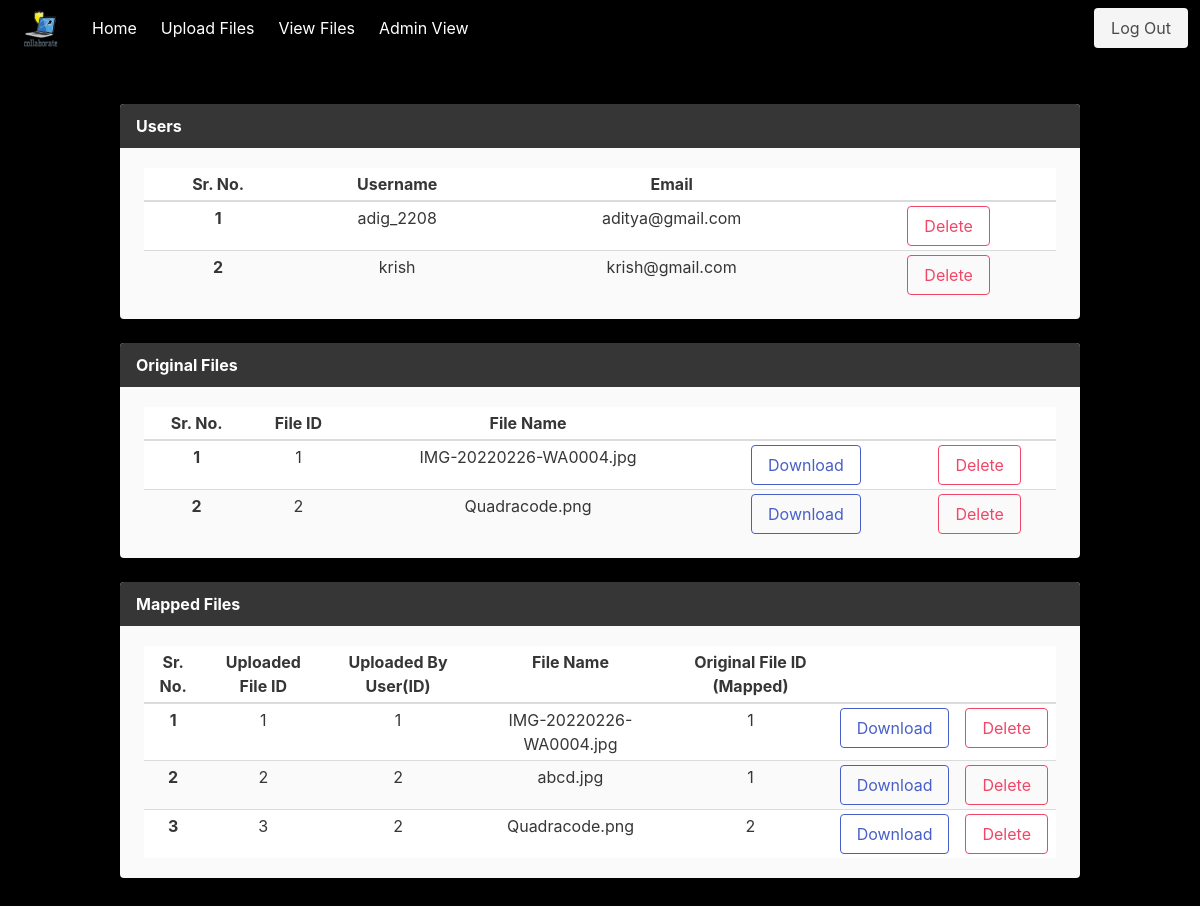
Screenshot of /admin/view (signed in) with the database file from the repository.
### app/models.py (models this page shows)
class Users(UserMixin, db.Model):
    __tablename__ = 'users'
    id = db.Column(db.Integer, primary_key=True)
    email = db.Column(db.String(100), unique=True)
    password = db.Column(db.String(100))
    username = db.Column(db.String(1000))

class OriginalFiles(UserMixin, db.Model):
    __tablename__ = 'original_files'
    file_id = db.Column(db.Integer, primary_key=True)
    fileName = db.Column(db.String(200))
    md5 = db.Column(db.String(200))

class MappedFiles(UserMixin, db.Model):
    __tablename__ = 'mapped_files'
    mapped_id = db.Column(db.Integer, primary_key=True)
    user_id = db.Column(db.Integer, db.ForeignKey('users.id'))
    fileName = db.Column(db.String(200))
    original_id = db.Column(db.Integer, db.ForeignKey('original_files.file_id'))

### app/main.py (the view)
@main.route('/admin/view')
@login_required
def admin_view():
    uploadedFiles = MappedFiles.query.all();
    originalFiles = OriginalFiles.query.all();
    users = Users.query.all()
    print(uploadedFiles)
    print(originalFiles)
    print(users)
    return render_template('adminView.html', users=users, originalFiles=originalFiles, files=uploadedFiles)

### app/__init__.py (called while the page is built)
def create_app():
    app = Flask(__name__)
    app.config['SECRET_KEY'] = 'secret_key'
    app.config['SQLALCHEMY_DATABASE_URI'] = 'sqlite:///db.sqlite'
    app.config['SQLALCHEMY_TRACK_MODIFICATIONS'] = False
    app.config['UPLOAD_FOLDER'] = '/upload'
    db.init_app(app)
    login_manager = LoginManager()
    login_manager.login_view = 'auth.login'
    login_manager.init_app(app)
    from .models import Users
    @login_manager.user_loader
    def load_user(user_id):
        return Users.query.get(int(user_id))
    from .auth import auth as auth_blueprint
    app.register_blueprint(auth_blueprint)
    from .main import main as main_blueprint
    app.register_blueprint(main_blueprint)
    return app

### app/templates/adminView.html (shortened to what this page needs)
{% extends "base.html" %}
{% block content %}
<article class="message is-dark">
    <div class="message-header">
      <p>Users</p>
    </div>
    <div class="message-body">
        <div class="table-container">
            <table class="table is-striped is-narrow is-hoverable is-fullwidth">
                <thead>
                    <tr>
                        <th>Sr. No.</th>
                        <th>Username</th>
                        <th>Email</th>
                        <th></th>
                    </tr>
                </thead>
                <tbody>
                    {% for user in users %}
                    <tr>
                        <th>{{ loop.index }}</th>
                        <td>{{ user.username }}</td>
                        <td>{{ user.email }}</td>
                        <form method="" action="#">
                            <td>
                            <button class="button is-link is-danger is-outlined" type="submit">Delete</button>
                            </td>
                        </form>
                    </tr>
                    {% endfor %}
                </tbody>
            </table>
        </div>
    </div>
  </article>
  <article class="message is-dark">
    <div class="message-header">
      <p>Original Files</p>
    </div>
    <div class="message-body">
        <div class="table-container">
            <table class="table is-striped is-narrow is-hoverable is-fullwidth">
                <thead>
                    <tr>
                        <th>Sr. No.</th>
                        <th>File ID</th>
                        <th>File Name</th>
                        <th></th>
                        <th></th>
                    </tr>
                </thead>
                <tbody>
                    {% for file in originalFiles %}
                    <tr>
                        <th>{{ loop.index }}</th>
                        <td>{{ file.file_id }}</td>
                        <td>{{ file.fileName }}</td>
                        <form method="POST" action="/download/0">
                            <td>
                                <button class="button is-link is-outlined" type="submit" download="files.fileName">Download</button>
                            </td>
                        </form>
                        <form method="" action="#">
                            <td>
                            <button class="button is-link is-danger is-outlined" type="submit">Delete</button>
                            </td>
                        </form>
                    </tr>
                    {% endfor %}
                </tbody>
            </table>
        </div>
    </div>
  </article>
  <article class="message is-dark">
    <div class="message-header">
      <p>Mapped Files</p>
    </div>
    <div class="message-body">
        <div class="table-container">
            <table class="table is-striped is-narrow is-hoverable is-fullwidth">
                <thead>
                    <tr>
                        <th>Sr. No.</th>
                        <th>Uploaded File ID</th>
                        <th>Uploaded By User(ID)</th>
                        <th>File Name</th>
                        <th>Original File ID (Mapped)</th>
                        <th></th>
                        <th></th>
                    </tr>
                </thead>
                <tbody>
                    {% for file in files %}
                    <tr>
                        <th>{{ loop.index }}</th>
                        <td>{{ file.mapped_id }}</td>
                        <td>{{ file.user_id }}</td>
                        <td>{{ file.fileName }}</td>
                        <td>{{ file.original_id }}</td>
                        <form method="POST" action="/download/1">
                            <td>
                                <button class="button is-link is-outlined" type="submit" download="files.fileName">Download</button>
                            </td>
                        </form>
                        <form method="" action="#">
                            <td>
                            <button class="button is-link is-danger is-outlined" type="submit">Delete</button>
                            </td>
                        </form>
                    </tr>
                    {% endfor %}
                </tbody>
            </table>
        </div>
    </div>
  </article>
{% endblock %}

### app/templates/base.html (shortened to what this page needs)
<!DOCTYPE html>
<html>
<head>
    <link rel="stylesheet" href="https://cdnjs.cloudflare.com/ajax/libs/bulma/0.7.2/css/bulma.min.css" />
</head>
<body>
    <section class="hero is-primary is-fullheight" style="background-color: black; text-emphasis-color: grey;">
        <div class="hero-head" >
            <nav class="navbar is-info" role="navigation" aria-label="main navigation">
                <div class="navbar-brand">
                        <img src="../static/images/abcd.png" width="80" height="80">
                </div>
                <div id="navMenu" class="navbar-menu">
                  <div class="navbar-start">
                    {% if current_user.is_authenticated %}
                    <a class="navbar-item" href="{{ url_for('main.home') }}">
                        Home
                    </a>
                    <a class="navbar-item" href="{{ url_for('main.upload') }}">
                        Upload Files
                    </a>
                    <a class="navbar-item" href="{{ url_for('main.view') }}">
                        View Files
                    </a>
                    <a class="navbar-item" href="{{ url_for('main.admin_view') }}">
                        Admin View
                      </a>
                    {% endif %}
                  </div>
                  <div class="navbar-end">
                    <div class="navbar-item">
                      <div class="buttons">
                        {% if current_user.is_authenticated %}
                        <a class="button is-light" href="{{ url_for('auth.logout') }}">
                            Log Out
                        </a>
                        {% endif %}
                    </div>
                    </div>
                  </div>
                </div>
              </nav>
        </div>
        <div class="hero-body">
            <div class="container has-text-centered">
               {% block content %}
               {% endblock %}
            </div>
        </div>
    </section>
</body>
</html>

### rows the page displays
Users: username "adig_2208", email "aditya@gmail.com"
Users: username "krish", email "krish@gmail.com"
OriginalFiles: file_id "1", fileName "IMG-20220226-WA0004.jpg"
OriginalFiles: file_id "2", fileName "Quadracode.png"
MappedFiles: mapped_id "1", user_id "1", fileName "IMG-20220226-WA0004.jpg", original_id "1"
MappedFiles: mapped_id "2", user_id "2", fileName "abcd.jpg", original_id "1"
MappedFiles: mapped_id "3", user_id "2", fileName "Quadracode.png", original_id "2"
